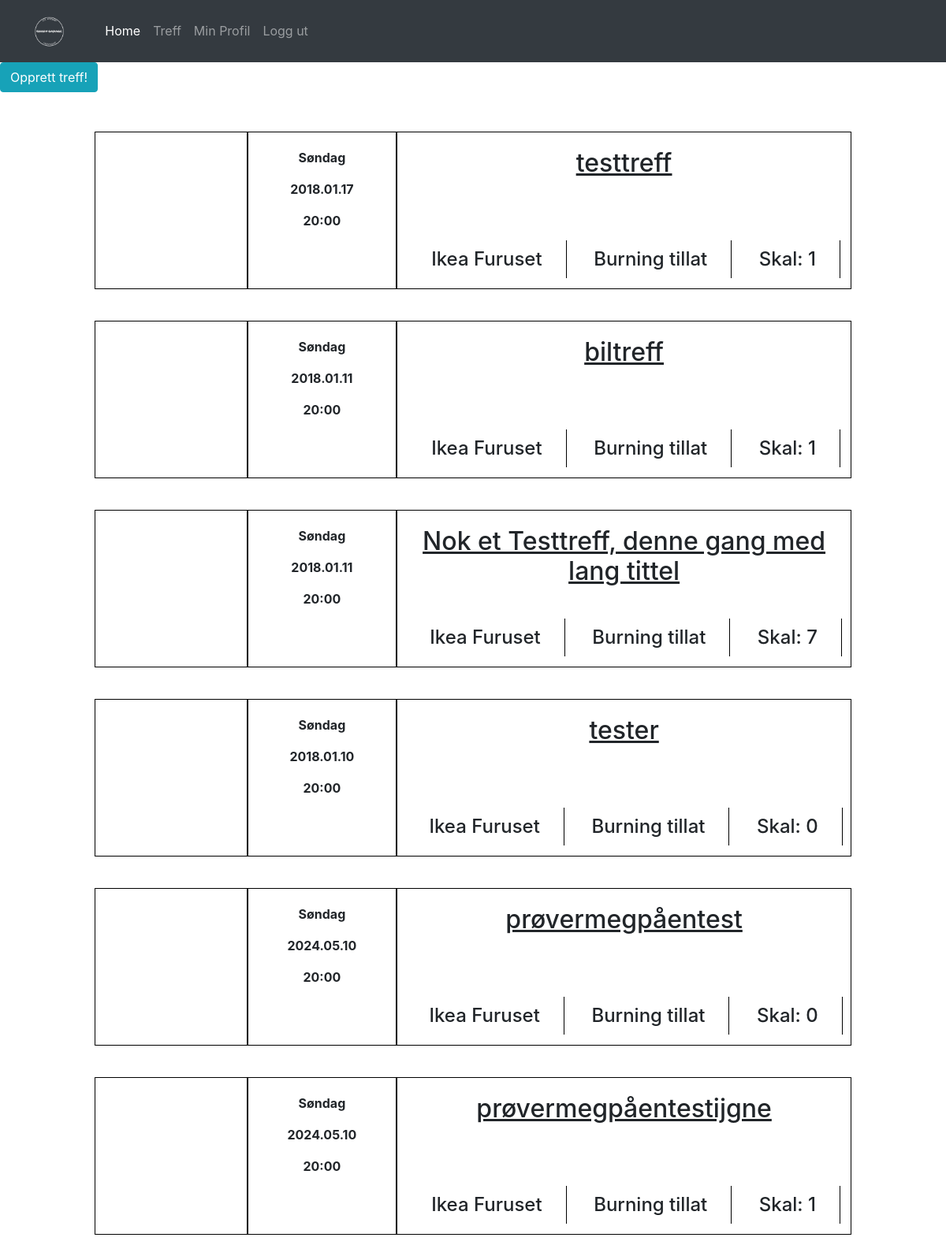
/meets/ (signed in), run on the app's committed database.
### meets/models.py (models this page shows, shortened)
class Meet(models.Model):
    meet_name = models.CharField(max_length = 200, unique = True)
    date = models.DateTimeField()
    time = models.TimeField(blank = True, default="19:00:00")
    slug = models.SlugField(allow_unicode = True, unique = True)
    description = models.TextField()
    meet_image = models.ImageField(upload_to = "meets_pic", blank = True, default = "/meets_pic/meet_default.png")
    users_joining = models.ManyToManyField(auth.models.User, blank = True, related_name = "members_joining_meet")

### meets/views.py (the view)
class MeetsListView(ListView):
    template_name = 'meets/meets_list.html'
    model = models.Meet

### meets/templates/meets/meets_list.html (shortened to what this page needs)
{% extends "base.html" %}
{% block body %}
{% if user.is_authenticated %}
<a class="btn btn-info" href="{%url 'meets:create_meet'%}" role="button">Opprett treff! </a>
<div class="meet_list_container">
{% for meet in object_list %}
    <div class="meet_card_container">
      <div class="meet_card_img_container">
      </div><div class="meet_card_time_container">
        <p>Søndag</p>
        <p>{{ meet.date|date:'Y.m.d'}}</p>
        <p>20:00</p>
      </div><div class="meet_card_info_container">
        <h2>{{meet.meet_name}}</h2>
        <div class="meet_card_info">
          <h4>Ikea Furuset</h4>
          <h4>Burning tillat</h4>
          <h4>Skal: {{meet.users_joining.count}}</h4>
        </div>
      </div>
    </div>
{% endfor %}
</div>
{% endif %}
{% endblock %}

### static/css/style.css (style rules this page uses)
* { margin: 0; padding: 0; }
a { text-decoration: none; }
.meet_list_container { text-align: center; padding: 30px 0; }
.meet_card_container { display: inline-block; height: 200px; width: 80%; margin: 20px auto; border: 1px solid black; }
.meet_card_img_container { display: inline-block; width: 20%; height: 100%; }
.meet_card_time_container { display: inline-block; vertical-align: top; padding: 20px 0 0 0; width: 20%; height: 100%; border-left: 2px solid black; border-right: 2px solid black; }
.meet_card_time_container p { display: block; font-weight: bold; }
.meet_card_info_container { display: inline-block; width: 60%; height: 100%; vertical-align: top; }
.meet_card_info_container h2 { display: block; text-decoration: underline; padding-top: 20px; height: 45%; }
.meet_card_info { height: 50%; padding-top: 40px; }
.meet_card_info h4 { display: inline-block; border-right: 1px solid black; padding: 10px 30px; }

### data on the page
Meet: date "2018.01.17", meet_name "testtreff", users_joining.count "1"
Meet: date "2018.01.11", meet_name "biltreff", users_joining.count "1"
Meet: date "2018.01.11", meet_name "Nok et Testtreff, denne gang med lang tittel", users_joining.count "7"
Meet: date "2018.01.10", meet_name "tester", users_joining.count "0"
Meet: date "2024.05.10", meet_name "prøvermegpåentest", users_joining.count "0"
Meet: date "2024.05.10", meet_name "prøvermegpåentestijgne", users_joining.count "1"
